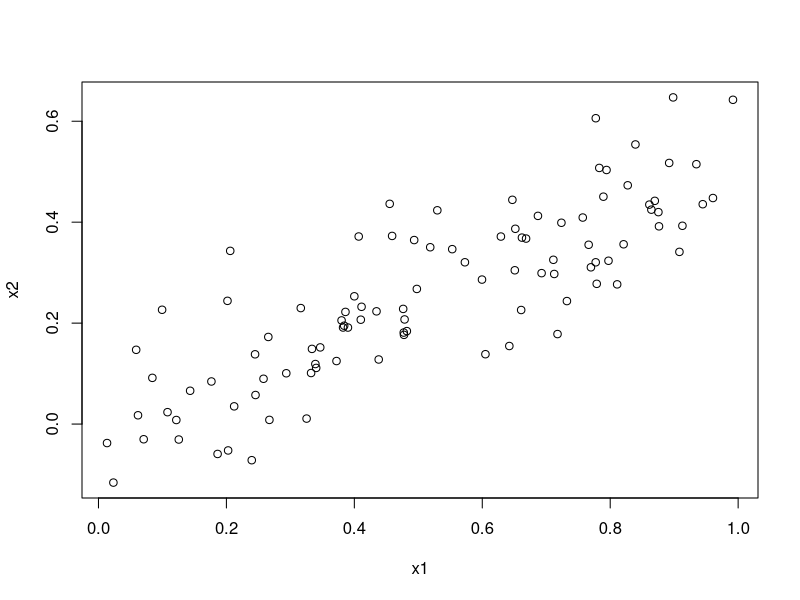
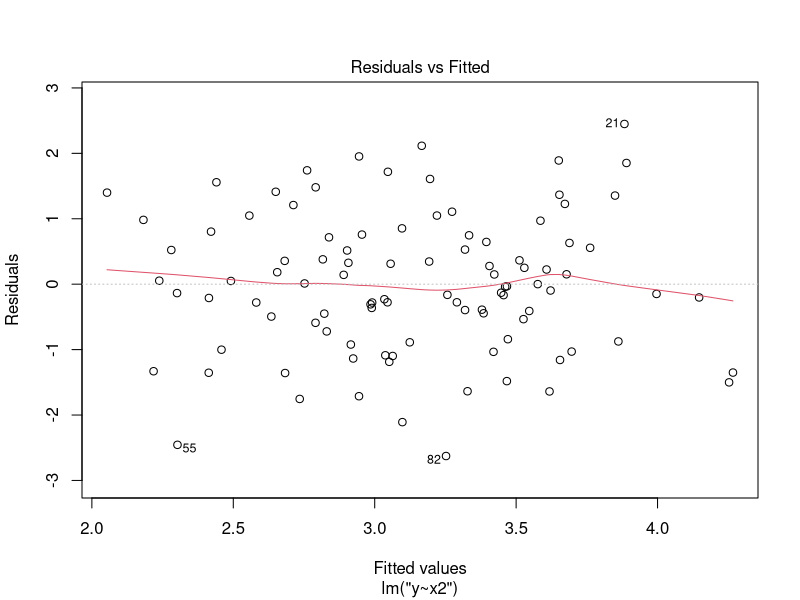
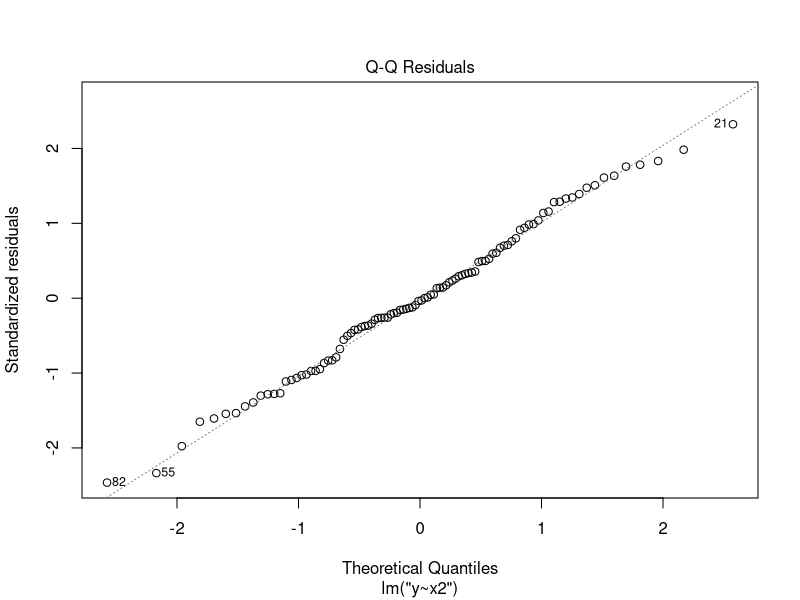
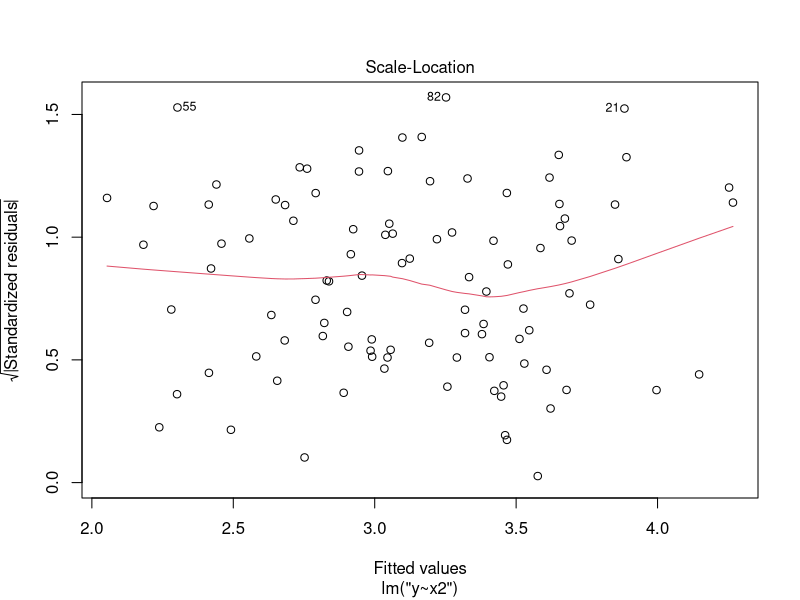
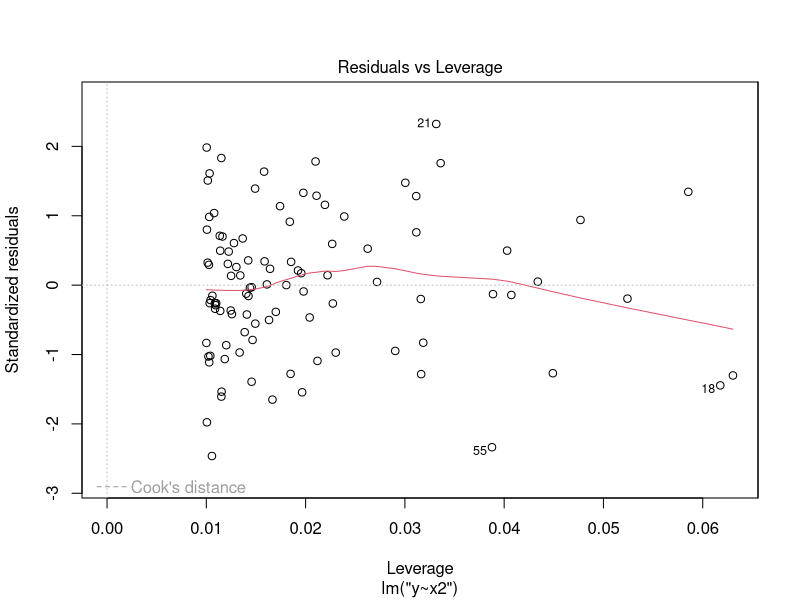

Write the R code that produced these figures, in order.
set.seed(1)

x1 = runif(100)
x2 =0.5* x1+rnorm (100) /10
y=2+2* x1 +0.3* x2+rnorm (100)

dataset = data.frame(x1 = x1, x2 = x2, y = y)

add_data = c(x1 = 0.1, x2 = 0.8, y = 6)

cor(x1,x2)
# [1] 0.8351212

plot(x1, x2)

lm.fit = lm("y~.", data = dataset)

summary(lm.fit)

# Residuals:
#   Min      1Q  Median      3Q     Max 
# -2.8311 -0.7273 -0.0537  0.6338  2.3359 
# 
# Coefficients:
#             Estimate Std. Error t value Pr(>|t|)    
# (Intercept)   2.1305     0.2319   9.188 7.61e-15 ***
# x1            1.4396     0.7212   1.996   0.0487 *  
# x2            1.0097     1.1337   0.891   0.3754    
# ---
#   Signif. codes:  0 ‘***’ 0.001 ‘**’ 0.01 ‘*’ 0.05 ‘.’ 0.1 ‘ ’ 1
# 
# Residual standard error: 1.056 on 97 degrees of freedom
# Multiple R-squared:  0.2088,	Adjusted R-squared:  0.1925 
# F-statistic:  12.8 on 2 and 97 DF,  p-value: 1.164e-05

lm.fit = lm("y~x1", data = dataset)

summary(lm.fit)


# Residuals:
#   Min       1Q   Median       3Q      Max 
# -2.89495 -0.66874 -0.07785  0.59221  2.45560 
# 
# Coefficients:
#             Estimate Std. Error t value Pr(>|t|)    
# (Intercept)   2.1124     0.2307   9.155 8.27e-15 ***
# x1            1.9759     0.3963   4.986 2.66e-06 ***
#   ---
#   Signif. codes:  0 ‘***’ 0.001 ‘**’ 0.01 ‘*’ 0.05 ‘.’ 0.1 ‘ ’ 1
# 
# Residual standard error: 1.055 on 98 degrees of freedom
# Multiple R-squared:  0.2024,	Adjusted R-squared:  0.1942 
# F-statistic: 24.86 on 1 and 98 DF,  p-value: 2.661e-06


lm.fit = lm("y~x2", data = dataset)

summary(lm.fit)


# Residuals:
#   Min       1Q   Median       3Q      Max 
# -2.62687 -0.75156 -0.03598  0.72383  2.44890 
# 
# Coefficients:
#             Estimate Std. Error t value Pr(>|t|)    
# (Intercept)   2.3899     0.1949   12.26  < 2e-16 ***
# x2            2.8996     0.6330    4.58 1.37e-05 ***
#   ---
#   Signif. codes:  0 ‘***’ 0.001 ‘**’ 0.01 ‘*’ 0.05 ‘.’ 0.1 ‘ ’ 1
# 
# Residual standard error: 1.072 on 98 degrees of freedom
# Multiple R-squared:  0.1763,	Adjusted R-squared:  0.1679 
# F-statistic: 20.98 on 1 and 98 DF,  p-value: 1.366e-05

dataset = rbind(dataset, c(x1 = 0.1, x2 = 0.8, y = 6))

plot(lm.fit)


